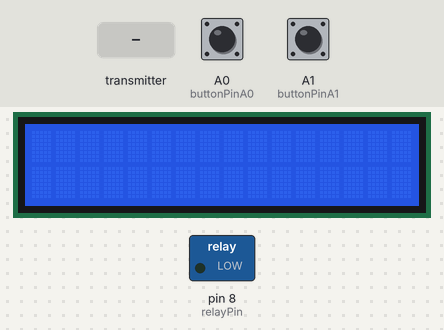
Recording of a program running on a simulated Arduino Uno, built with avr-gcc and run on an emulated ATmega328P. Shown: 16×2 character LCD, switched loads named in the program (green lamp = pin HIGH). The inputs (shaded band) are chosen by the test bench; at power-on: A0 (buttonPinA0) LOW, A1 (buttonPinA1) LOW. No radio packets arrive unless stated.

Above: at 1.2 s.
1.3 s: the transmitter starts sending distance = 0
At 2.2 s:
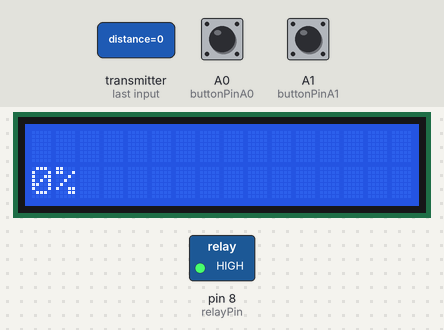
2.8 s: the transmitter starts sending distance = 256
At 3.5 s:
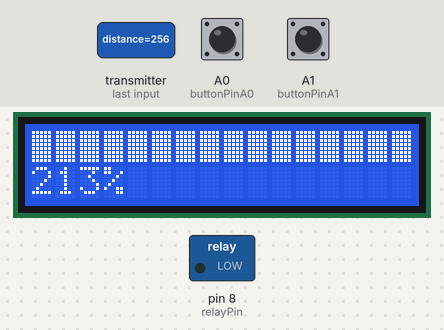
4.3 s: the transmitter starts sending distance = 512
At 4.9 s:
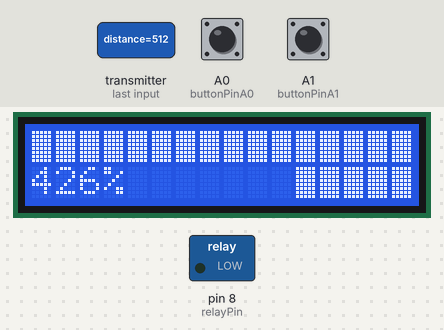
5.8 s: the transmitter starts sending distance = 1023
At 6.3 s:
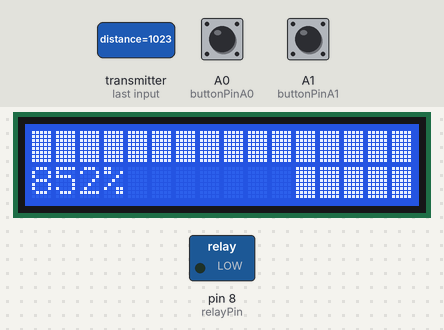
7.3 s: A0 (buttonPinA0) pulled HIGH for 0.15 s
At 8.6 s:
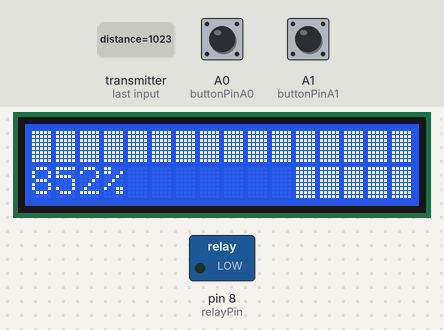
8.9 s: A0 (buttonPinA0) pulled HIGH for 1 s
At 9.11 s:
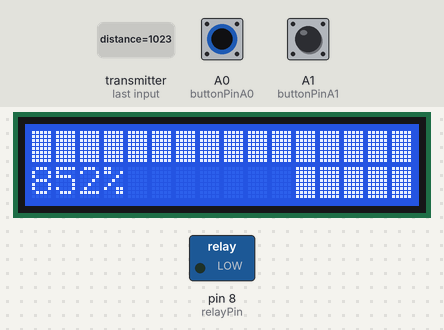
Timing chart, 0 to 11.9 s (numbered marks = the images above; inputs shaded):
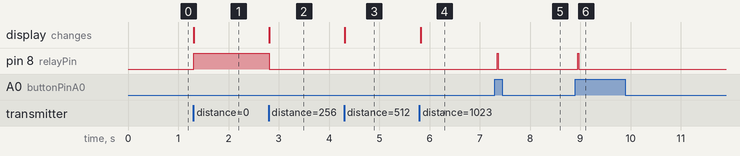

The program:

main.cpp
```cpp
#include <Arduino.h>
#include <SPI.h>
#include <RF24.h>
#include <LiquidCrystal.h>

RF24 radio(9, 10); // Set CE and CSN pins for NRF24L01+ module

LiquidCrystal lcd(2, 3, 4, 5, 6, 7); // LCD module connections (change these pins as per your wiring)
const byte address[6] = "00001";      // Set the transmitting address as a byte array

const int buttonPinA0 = A0; // Push button A0 pin
const int buttonPinA1 = A1; // Push button A1 pin
const int relayPin = 8;     // Relay control pin

int relayState = LOW;           // Initial state of the relay
bool buttonPressedA0 = false;   // Track the button A0 state
bool buttonPressedA1 = false;   // Track the button A1 state
unsigned long lastReceivedTime; // Variable to store the last time a percentage value was received
const unsigned long timeoutDuration = 5000; // Timeout duration in milliseconds (e.g., 5000 = 5 seconds)

bool isTemporaryFailDisplayed = false; // Flag to track if "Temporary Fail" is currently displayed

const int distanceMax = 120; // Maximum distance for bar graph display
const int highThreshold = 117; // High threshold for relay state
const int lowThreshold = 50; // Low threshold for relay state

// Function to display the bar graph on the LCD
void displayBarGraph(int value, int maxValue)
{
  int numBars = map(value, 0, maxValue, 0, 16);     // Map the value to the number of bars (0-16)
  int percentage = map(value, 0, maxValue, 0, 100); // Calculate the percentage

  lcd.setCursor(0, 0); // Set the cursor to the first column of the first row

  for (int i = 0; i < numBars; i++)
  {
    lcd.write(0xFF); // Display a filled block character
  }

  lcd.setCursor(0, 1); // Set the cursor to the first column of the second row

  lcd.print(percentage); // Display the percentage
  lcd.print("%");        // Display the percentage symbol

  lcd.print("       "); // Clear any remaining characters on the line
}

// Function to update the relay state based on distance percentage
void updateRelayState(int percentage)
{
  if (isTemporaryFailDisplayed || percentage >= highThreshold)
  {
    relayState = LOW; // Turn off the relay
  }
  else if (percentage <= lowThreshold)
  {
    relayState = HIGH; // Turn on the relay
  }

  digitalWrite(relayPin, relayState);
}

// Function to display the "Temporary Fail" message
void displayTemporaryFail()
{
  if (!isTemporaryFailDisplayed)
  {
    lcd.clear(); // Clear the LCD screen
    lcd.print("Temporary Fail"); // Display the warning message
    isTemporaryFailDisplayed = true;
  }
}

// Function to clear the "Temporary Fail" message
void clearTemporaryFail()
{
  if (isTemporaryFailDisplayed)
  {
    lcd.clear(); // Clear the LCD screen
    isTemporaryFailDisplayed = false;
  }
}

// Function to read and debounce the button state
bool readButtonState(int buttonPin, bool& buttonState)
{
  bool currentState = digitalRead(buttonPin);
  if (currentState != buttonState)
  {
    delay(50); // Debounce delay
    currentState = digitalRead(buttonPin);
    if (currentState != buttonState)
    {
      buttonState = currentState;
      return true; // Button state changed
    }
  }
  return false; // Button state unchanged
}

void setup()
{
  lcd.begin(16, 2); // Set the LCD dimensions (16 columns and 2 rows)

  radio.begin();
  radio.openReadingPipe(0, address);
  radio.setPALevel(RF24_PA_MAX);
  radio.setChannel(75);
  radio.setDataRate(RF24_250KBPS);
  radio.startListening();

  pinMode(buttonPinA0, INPUT);
  pinMode(buttonPinA1, INPUT);
  pinMode(relayPin, OUTPUT);

  digitalWrite(relayPin, LOW); // Set initial state of the relay

  lastReceivedTime = millis(); // Initialize the lastReceivedTime variable with the current time
}

void loop()
{
  if (radio.available())
  {
    unsigned long distance;
    radio.read(&distance, sizeof(distance)); // Receive the sonar distance value from the transmitter

    lastReceivedTime = millis(); // Update the lastReceivedTime variable

    clearTemporaryFail(); // Clear the "Temporary Fail" message if it was previously displayed

    lcd.clear();                    // Clear the LCD screen
    displayBarGraph(distance, distanceMax);

    updateRelayState(distance); // Update the relay state based on distance percentage
  }

  // Check if the timeout duration has elapsed since the last received percentage value
  if (millis() - lastReceivedTime >= timeoutDuration)
  {
    displayTemporaryFail(); // Display the "Temporary Fail" message
    updateRelayState(0);    // Stop relay operation (set relayState to LOW)
    // Perform any additional actions as needed
  }

  // Read and handle button A0 state change
  if (readButtonState(buttonPinA0, buttonPressedA0))
  {
    relayState = buttonPressedA0 ? HIGH : LOW;
    digitalWrite(relayPin, relayState);
  }

  // Read and handle button A1 state change
  if (readButtonState(buttonPinA1, buttonPressedA1))
  {
    relayState = buttonPressedA1 ? HIGH : LOW;
    digitalWrite(relayPin, relayState);
  }
}
```

Measured:
- after the input at 1.3 s, pin 8 (relayPin): LOW → HIGH at once; the display: changes at once (image 1)
- after the input at 2.8 s, pin 8 (relayPin): HIGH → LOW at once; the display: changes at once (image 2)
- after the input at 4.3 s, the display: changes at once (image 3)
- after the input at 5.8 s, the display: changes at once (image 4)
- after the input at 7.3 s, pin 8 (relayPin): LOW → HIGH after 0.05 s, → LOW 0.02 s later
- after the input at 8.9 s, pin 8 (relayPin): LOW → HIGH after 0.05 s, → LOW 0.02 s later
